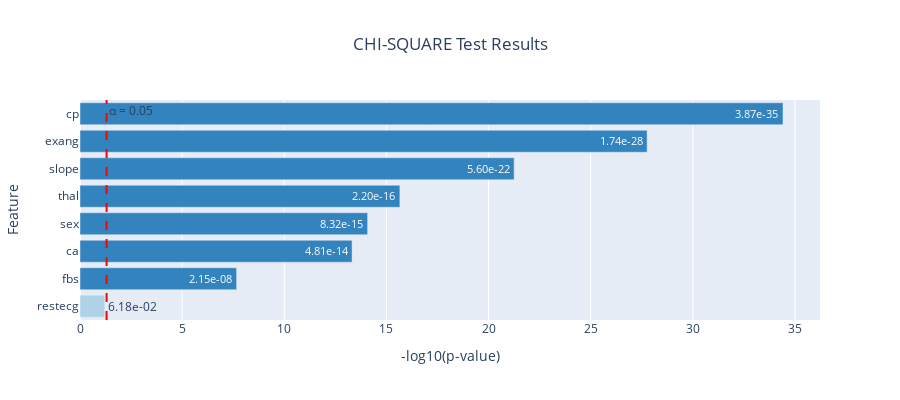

Here is the notebook cell this chart was saved with:
### Markdown cell above
### Chi-Square Tests (Categorical Features)

### Code cell
print("H0: Feature is independent of disease severity")
print("H1: Feature is associated with disease severity")
print("Significance level: α = 0.05\n")

chi_square_results = []

for col in categorical_cols:
    if col in train_clean.columns:
        contingency_table = pd.crosstab(
            train_clean[col].fillna(-1),
            train_clean['label']
        )
        
        chi2, p_value, dof, expected = chi2_contingency(contingency_table)
        
        chi_square_results.append({
            'Feature': col,
            'Chi-Square': chi2,
            'p-value': p_value,
            'DoF': dof,
            'Significant': 'Yes' if p_value < 0.05 else 'No'
        })
        
        print(f"{col:12s}: χ² = {chi2:8.2f}, p-value = {p_value:.4f}, DoF = {dof:2d} → "
              f"{'SIGNIFICANT' if p_value < 0.05 else 'Not significant'}")

chi_df = pd.DataFrame(chi_square_results).sort_values('p-value')
display(chi_df)

plots.plot_statistical_tests(chi_df, test_type='chi-square')

### Figure 1 — Plotly figure (JSON) as saved in the notebook; plotly's stock layout.template omitted (floating-point values rounded to 4 significant figures)
{"data": [{"marker": {"color": ["#B0D2E7", "#3383BE", "#3383BE", "#3383BE", "#3383BE", "#3383BE", "#3383BE", "#3383BE"]}, "orientation": "h", "text": ["6.18e-02", "2.15e-08", "4.81e-14", "8.32e-15", "2.20e-16", "5.60e-22", "1.74e-28", "3.87e-35"], "textposition": "auto", "type": "bar", "x": [1.209, 7.667, 13.32, 14.08, 15.66, 21.25, 27.76, 34.41], "y": ["restecg", "fbs", "ca", "sex", "thal", "slope", "exang", "cp"]}], "layout": {"annotations": [{"showarrow": false, "text": "α = 0.05", "x": 1.301, "xanchor": "left", "xref": "x", "y": 1, "yanchor": "top", "yref": "y domain"}], "height": 400, "shapes": [{"line": {"color": "red", "dash": "dash", "width": 2}, "type": "line", "x0": 1.301, "x1": 1.301, "xref": "x", "y0": 0, "y1": 1, "yref": "y domain"}], "title": {"text": "CHI-SQUARE Test Results", "x": 0.5}, "xaxis": {"title": {"text": "-log10(p-value)"}}, "yaxis": {"title": {"text": "Feature"}}}}
